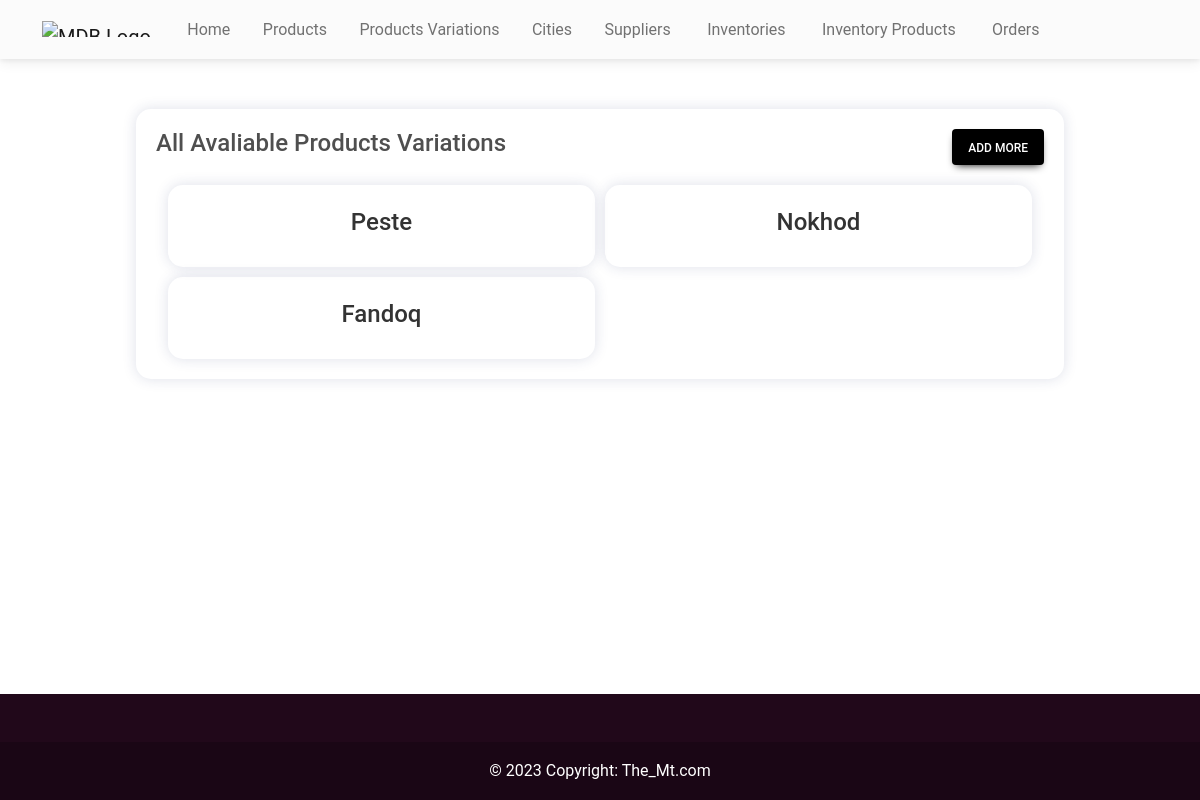
Page /adminHome/productVariationList/ on the committed database.
### shop/models.py (models this page shows, shortened)
class ProductVariation(models.Model):
    name = models.CharField(max_length=200, verbose_name="Category Name")

### shop/views.py (the view)
# urls.py: path('adminHome/productVariationList/', ProductVariationListView.as_view(), name='productVariationList'),
class ProductVariationListView(ListView):
    model = ProductVariation
    template_name = 'productVariationList.html'

### templates/productVariationList.html (shortened to what this page needs)
{% extends 'adminBase.html' %}
{% load static %}
{% block cssLinks %}
<link rel="stylesheet" href="{% static 'css/productVariation.css' %}" />
{% endblock cssLinks %}
{% block content %}
<section class="productVarList">
  <div class="wrapper">
    <div class="top">
      <h4>All Avaliable Products Variations</h4>
      <a class="btn btn-black px-3" role="button" href="{% url  'productVariationCreate' %}">Add more</a>
    </div>
    <div class="container">
      {% for productVar in object_list%}
      <div class="productVarCard">
        <h4>{{ productVar.name }}</h4>
      </div>
      {% endfor %}
    </div>
  </div>
</section>
{% endblock content %}

### static/css/productVariation.css (style rules this page uses)
section.productVarList { width: 100%; padding: 50px 20px; background-color: white; }
section.productVarList > .wrapper { display: flex; width: 80%; flex-flow: column; justify-content: center; align-items: center; padding: 20px; margin: 0 auto; border-radius: 15px; box-shadow: 0px 0px 14px 0px rgba(36, 48, 110, 0.15); row-gap: 20px; }
section.productVarList > .wrapper > .top { display: flex; width: 100%; flex-flow: row nowrap; justify-content: space-between; align-items: center; }
@media screen and (min-width: 1200px) { section.productVarList > .wrapper > .container { display: grid; width: 100%; grid-template-columns: repeat(4, 1fr); justify-content: center; align-items: center; gap: 10px; } }
@media screen and (min-width: 768px) and (max-width: 1200px) { section.productVarList > .wrapper > .container { display: grid; width: 100%; grid-template-columns: repeat(2, 1fr); justify-content: center; align-items: center; gap: 10px; } }
section.productVarList > .wrapper > .container > .productVarCard { display: flex; width: 100%; flex-flow: column; justify-content: center; align-items: center; row-gap: 10px; padding: 25px; border-radius: 15px; box-shadow: 0px 0px 14px 0px rgba(36, 48, 110, 0.15); transition: 300ms ease; position: relative; overflow: hidden; }
section.productVarList > .wrapper > .container > .productVarCard > h4 { width: 100%; text-align: center; font-size: 24px; line-height: 24px; text-transform: capitalize; color: #333; }

### rows in the picture
ProductVariation: name "Peste"
ProductVariation: name "Nokhod"
ProductVariation: name "Fandoq"
